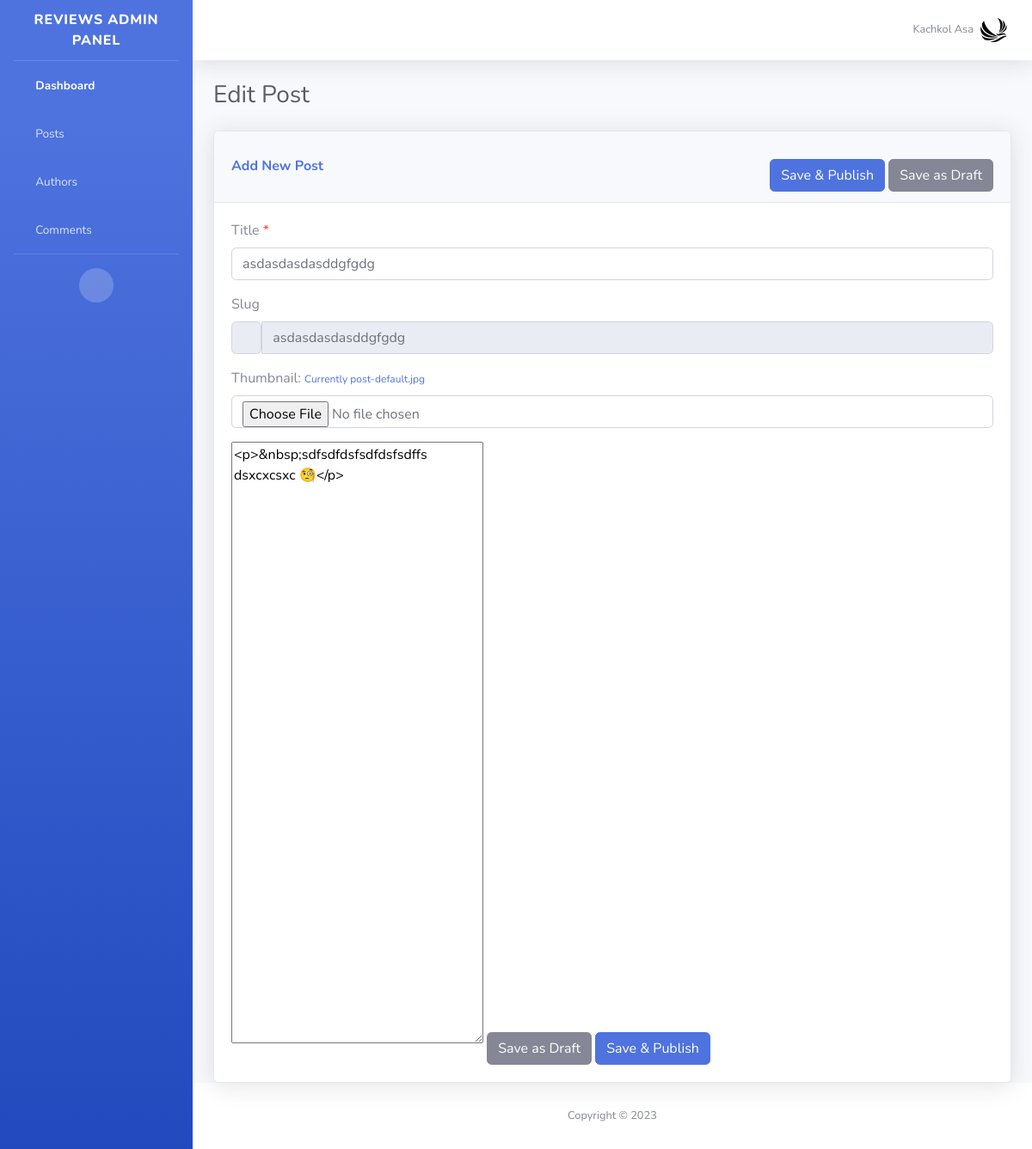
The page /reviews/admin/posts/asdasdasdasddgfgdg/ (signed in) on the database its author committed.
### main/models.py (models this page shows, shortened)
class UserInfo(models.Model):
    user = models.OneToOneField(User, on_delete=models.CASCADE, related_name="info")
    profile = models.ImageField(upload_to="%Y/%m/%d", default="profile.svg")
    bio = models.TextField()

### news/models.py (models this page shows, shortened)
class Post(models.Model):
    type = models.CharField(max_length=25, default="news")
    author = models.ForeignKey(User, on_delete=models.CASCADE)
    is_published = models.BooleanField(default=False)
    slug = models.SlugField(unique=True)
    title = models.CharField(max_length=500)
    thumbnail = models.ImageField(upload_to="%Y/%m/%d", default="post-default.jpg")
    content = models.TextField()
    published_at = models.DateTimeField(auto_now_add=True, null=True)
    updated_at = models.DateTimeField(auto_now=True, null=True)

### reviews/views.py (the view)
# urls.py: path("posts/<slug:slug>/", views.EditPostView.as_view(), name="edit-post"),
class EditPostView(AdminLoginRequired, View):
    template_name = "reviews/edit-post.html"
    def get(self, request, slug):
        context = {}
        post = get_object_or_404(Post, slug=slug)
        context["post"] = post
        return render(request, self.template_name, context)
    def post(self, request, slug):
        context = {}
        editing_post = get_object_or_404(Post, slug=slug)
        title = request.POST["title"]
        slug = request.POST["slug"]
        content = request.POST["content"]
        status = request.POST["status"]
        is_published = 1
        if status == "draft":
            is_published = 0
        if title == "" or slug == "":
            return JsonResponse({
                "error" : "Title & Slug are required."
            })
        if Post.objects.filter(slug=slug).exclude(pk=editing_post.pk).exists():
            return JsonResponse({
                "error" : "Slug already exists"
            })
        editing_post.title = title
        editing_post.slug = slug
        editing_post.content = content
        editing_post.is_published = is_published
        if "thumbnail" in request.FILES:
            thumbnail = request.FILES["thumbnail"]
            editing_post.thumbnail = thumbnail
        editing_post.save()
        success = "Post was saved as draft."
        if is_published:
            success = "Changes were saved successfully."
        return JsonResponse({
            "success" : success
        })

### reviews/views.py (called while the page is built)
    def dispatch(self, request, *args, **kwargs):
        if User.objects.filter(username=request.user.username, is_staff=True).exists():
            return super().dispatch(request, *args, **kwargs)
        else:
            return redirect(reverse("reviews:login"))

### reviews/templates/reviews/edit-post.html (shortened to what this page needs)
{% extends 'reviews/base.html' %}
{% load static %}
{% block title %}Edit Post{% endblock title %}
{% block content %}
<div class="row">
    <div class="col-lg-12">
        <form action="" method="post" enctype="multipart/form-data" id="form">
            <div class="card shadow">
                <div class="card-header">
                    <div class="tw-flex tw-flex-wrap tw-justify-between tw-items-center">
                        <h6 class="m-0 font-weight-bold text-primary">Add New Post</h6>
                        <div>
                            <button class="btn btn-primary tw-mt-5 publish-post" type="submit" value="publish">Save & Publish</button>
                            <button class="btn btn-secondary tw-mt-5 draft-post" type="submit" value="draft">Save as Draft</button>
                        </div>
                    </div>
                </div>
                <div class="card-body">
                    <label for="">Title <span class="text-danger">*</span></label>
                    <input type="text" class="form-control mb-3" name="title" id="title" value="{{post.title}}" required>
                    <label for="">Slug </label>
                    <div class="input-group mb-3">
                        <span class="input-group-text py-0 tw-cursor-pointer" id="slug-label"><i class="fas fa-edit tw-text-xs"></i></span>
                        <input type="text" class="form-control" placeholder="Generated Automatically" aria-label="Slug" aria-describedby="slug-label" id="slug"  value="{{post.slug}}" required disabled>
                    </div>
                    <label for="">Thumbnail: <span class="tw-text-xs text-muted"><a href="{{post.thumbnail.url}}" target="_blank">Currently {{post.thumbnail.name}}</a></span> </label>
                    <input type="file" name="thumbnail" class="form-control mb-3" id="thumbnail" accept="image/*">
                    <textarea name="content" id="post_content" cols="30" rows="20" class="tw-min-h-[700px]">{{post.content}}</textarea>
                    <button class="btn btn-secondary tw-mt-5 draft-post" type="submit" value="draft">Save as Draft</button>
                    <button class="btn btn-primary tw-mt-5 publish-post" type="submit" value="publish">Save & Publish</button>
                </div>
            </div>
        </form>
    </div>
</div>
{% endblock content %}

### reviews/templates/reviews/base.html (shortened to what this page needs)
{% load static %}
<!DOCTYPE html>
<html lang="en">
<head>
    <link href="{% static 'news/vendor/fontawesome-free/css/all.min.css' %}" rel="stylesheet" type="text/css">
    <link href="{% static 'news/css/sb-admin-2.min.css' %}" rel="stylesheet">
    <script src="https://cdn.tailwindcss.com"></script>
</head>
<body id="page-top">
    <div id="wrapper">
        <ul class="navbar-nav bg-gradient-primary sidebar sidebar-dark accordion" id="accordionSidebar">
            <a class="sidebar-brand d-flex align-items-center justify-content-center" href="{% url 'reviews:home' %}">
                <div class="sidebar-brand-text mx-3">Reviews Admin Panel</div>
            </a>
            <hr class="sidebar-divider my-0">
            <li class="nav-item active">
                <a class="nav-link" href="{% url 'reviews:home' %}">
                    <i class="fas fa-fw fa-tachometer-alt"></i>
                    <span>Dashboard</span></a>
            </li>
            <li class="nav-item">
                <a class="nav-link" href="{% url 'reviews:posts' %}">
                    <i class="fas fa-fw fa-table"></i>
                    <span>Posts</span></a>
            </li>
            <li class="nav-item">
                <a class="nav-link" href="{% url 'reviews:authors' %}">
                    <i class="fas fa-fw fa-user"></i>
                    <span>Authors</span></a>
            </li>
            <li class="nav-item">
                <a class="nav-link" href="{% url 'reviews:comments' %}">
                    <i class="fas fa-fw fa-comment"></i>
                    <span>Comments</span></a>
            </li>
            <hr class="sidebar-divider d-none d-md-block">
            <div class="text-center d-none d-md-inline">
                <button class="rounded-circle border-0" id="sidebarToggle"></button>
            </div>
        </ul>
        <div id="content-wrapper" class="d-flex flex-column">
            <div id="content">
                <nav class="navbar navbar-expand navbar-light bg-white topbar mb-4 static-top shadow">
                    <ul class="navbar-nav ml-auto">
                        <li class="nav-item dropdown no-arrow">
                            <a class="nav-link dropdown-toggle" href="#" id="userDropdown" role="button"
                                data-toggle="dropdown" aria-haspopup="true" aria-expanded="false">
                                <span class="mr-2 d-none d-lg-inline text-gray-600 small">{{request.user.get_full_name}}</span>
                                <img class="img-profile rounded-circle"
                                    src="{{ request.user.info.profile.url }}">
                            </a>
                        </li>
                    </ul>
                </nav>
                <div class="container-fluid">
                    <div class="d-sm-flex align-items-center justify-content-between mb-4">
                        <h1 class="h3 mb-0 text-gray-800">{% block title %}{% endblock title %}</h1>
                    </div>
                    {% block content %}{% endblock content %}
                </div>
            </div>
            <footer class="sticky-footer bg-white">
                <div class="container my-auto">
                    <div class="copyright text-center my-auto">
                        <span>Copyright &copy; {% now "Y" %}</span>
                    </div>
                </div>
            </footer>
        </div>
    </div>
</body>
</html>

### rows shown on the page
Post: title "asdasdasdasddgfgdg", slug "asdasdasdasddgfgdg", thumbnail.name "post-default.jpg", content "<p>&nbsp;sdfsdfdsfsdfdsfsdffs dsxcxcsxc 🧐</p>"

### other values the page prints
{{ request.user.get_full_name }} "Kachkol Asa"
